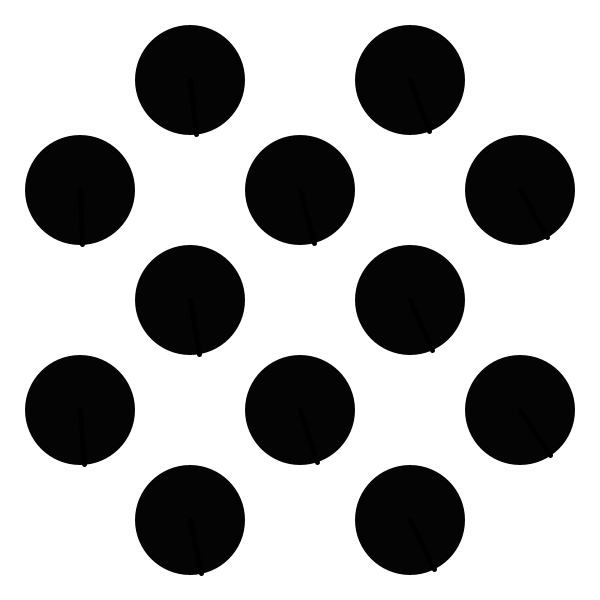
Frame 1 (no input)
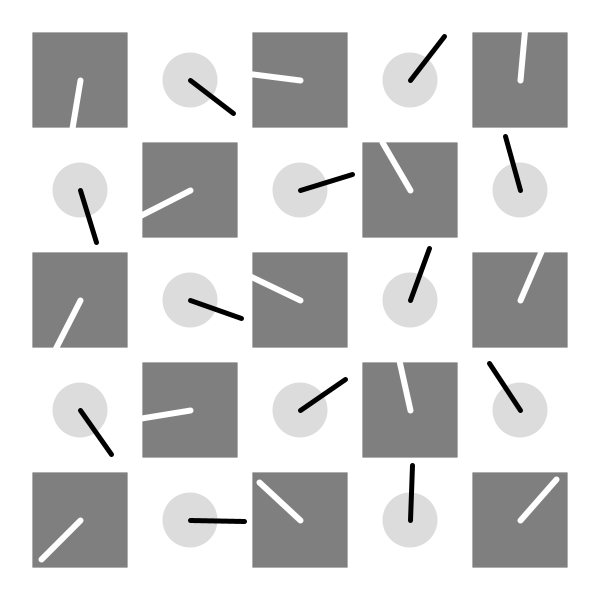
Frame 60 (the mouse pressed at the canvas centre just before this capture)
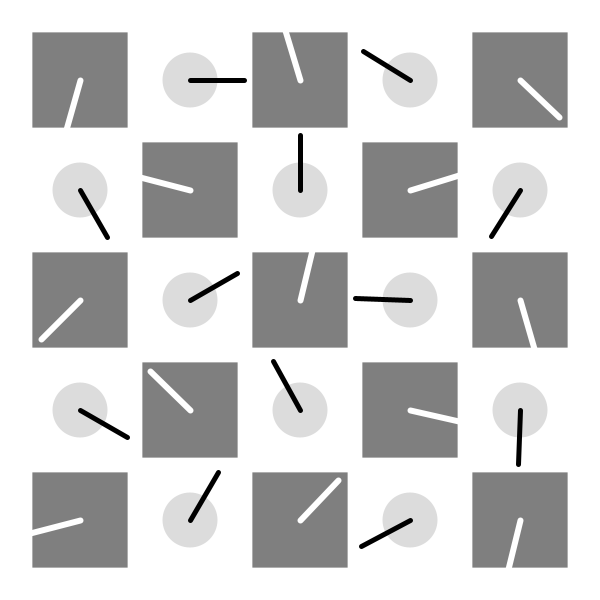
Frame 120 (the mouse held since frame 60 and released just before this capture)

The Processing sketch that drew these frames (run headless with seeded random() and noise(); from frame 60 on, the mouse is pressed at the canvas centre):

// Processing sketch: processing_151200
// ── processing_151200.pde

/*
 * Creative Coding
 * Week 2, 04 - The Clocks
 * by Indae Hwang and Jon McCormack
 * Copyright (c) 2014 Monash University
 *
 * This program draws a grid of circular "clocks", whose hands move according to the elasped time.
 * The higher the clock number the faster it moves, the first clock takes 1 min to go all the way around.
 * The function "movingCircle" is used to draw each clock. It is passed the position, size and hand angle
 * as arguments.
 * 
 */

void setup() {
  size(600, 600);
  background(255);
  rectMode(CENTER);
  noStroke();
  smooth();
}


void draw() {
  background(255);
  noStroke();

  int num = 5;
  int margin = 80;

  float gutter = 0; //distance between each cell
  float cellsize = ( width - (2 * margin) - gutter * (num - 1) ) / (num-1 );

  int circleNumber = 0; // counter

  for (int i=0; i<num; i++) {
    for (int j=0; j<num; j++) {
     ++circleNumber;

      float tx = margin + cellsize * i + gutter * i;
      float ty = margin + cellsize * j + gutter * j;
      
      if (circleNumber%2==0)
      {
        movingCircle(tx, ty, cellsize, circleNumber * TWO_PI * millis() / 60000.0);
      }else{
        movingCircle2(tx, ty, cellsize, circleNumber * TWO_PI * millis() / 60000.0);
     }
    }
  }
}//end of draw 


void movingCircle(float x, float y, float size, float angle) {

  float t=abs(cos(radians(frameCount))*size);
  float c=abs(sin(radians(frameCount))*255);
 
  // calculate endpoint of the line
  float tempX = x + (size / 2) * sin(angle);
  float tempY = y + (size / 2) * cos(angle);
  
   noStroke();
   fill(c);
   ellipse(x, y, t, t); // circle
  
  stroke(0);
  strokeWeight(5);
  stroke(0);
  line(x, y, tempX, tempY); // red line
}

//////////////////////
void movingCircle2(float x, float y, float size, float angle) {
  
  float t=sin(radians(frameCount))*size;
  float c=abs(cos(radians(frameCount))*255);
 
 
  // calculate endpoint of the line
  float tempX = x + (size / 2) * sin(-angle);
  float tempY = y + (size / 2) * cos(-angle);

  noStroke();
  
  fill(c);
  rect(x, y, t, t); // circle
 
  strokeWeight(6);
  stroke(255);
  line(x, y, tempX, tempY); // red line

}
